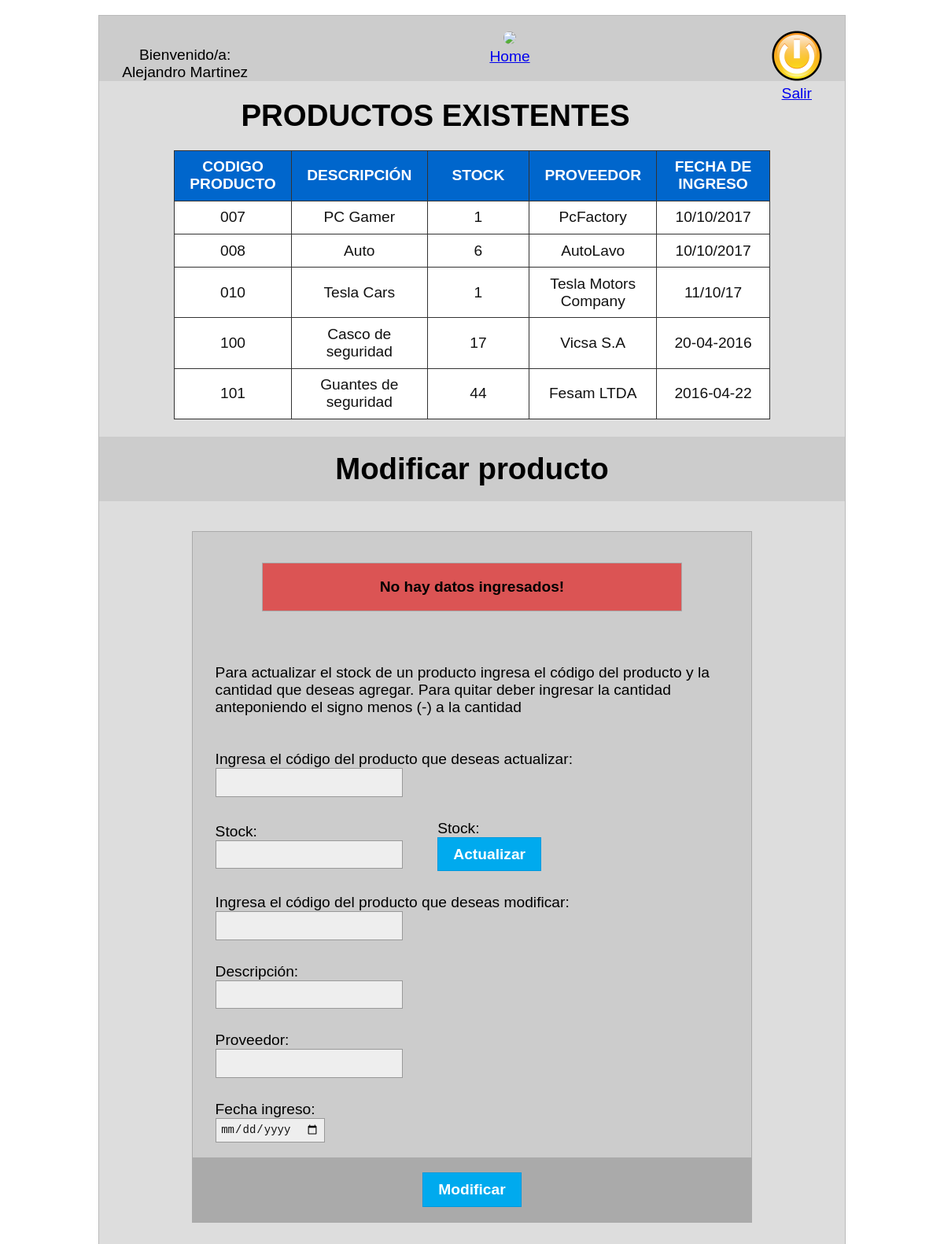
/mod_producto.php?status=10 (signed in), run on the app's committed database.
### tables this page shows
CREATE TABLE `productos` (
  `cod_producto` varchar(20) NOT NULL,
  `descripcion` varchar(50) NOT NULL,
  `stock` varchar(20) NOT NULL,
  `proveedor` varchar(50) NOT NULL,
  `fecha_ingreso` varchar(30) NOT NULL
);

### conexion.php (called while the page is built, shortened)
<?php
class PDOConnect
{
	private function checkConn($dbhost="localhost", $dbname="gestion_bodega", $dbuser="root", $dbpass="")
	{
		try{
			$this->dbPDO = new PDO('mysql:host='.$dbhost.';dbname='.$dbname, $dbuser, $dbpass);
		}catch(PDOException $e){
			print "Error!: ".$e->getMessage()."<br>";
			die();
		}
	}
}
?>

### mod_producto.php (the view, shortened to what this page needs)
<!DOCTYPE html>
<html>
<head>
	<link type="text/css" href="estilo.css" rel="stylesheet">
</head>
<body>
	<div class="contenedor">
		<div class= "encabezado">
			<div class="izq">
				<p>Bienvenido/a:<br><?php echo $_SESSION['fullname']; ?></p>
			</div>
			<div class="centro">
				<?php
				if ($_SESSION['cargo']=='Admin') {
					echo "<a href=principalAdmin.php><center><img src='imagenes/home.png'><br>Home<center></a>";
				}else {
					echo "<a href=principalBodega.php><img src='imagenes/home.png'><br>Home</a>";
				}
				?>
			</div>
			<div class="derecha">
				<a href="salir.php?sal=si"><img src="imagenes/cerrar.png"><br>Salir</a>
			</div>
		</div>
		<br><h1 align="center">PRODUCTOS EXISTENTES</h1><br>
		<?php
		$dbPDOClass = new PDOConnect();
		$stmt = $dbPDOClass->dbPDO->prepare("SELECT * FROM productos");
		$stmt->execute();
		$dbresult = $stmt->fetchAll();
		echo "<table  width='80%' align='center'><tr>";
		echo "<th width='10%'>CODIGO PRODUCTO</th>";
		echo "<th width='20%'>DESCRIPCIÓN</th>";
		echo "<th width='10%'>STOCK</th>";
		echo "<th width='20%'>PROVEEDOR</th>";
		echo "<th width='20%'>FECHA DE INGRESO</th>";
		echo  "</tr>";
		foreach($dbresult as $result){
			echo "<tr>";
			echo '<td width=10%>'.$result['cod_producto'].'</td>';
			echo '<td width=20%>'.$result['descripcion'].'</td>';
			echo '<td width=20%>'. $result['stock'].'</td>';
			echo '<td width=20%>'.$result['proveedor'].'</td>';
			echo '<td width=20%>'.$result['fecha_ingreso'].'</td>';
			echo "</tr>";
		}
		echo "</table></br>";
		?>
		<div class="encabezado">
			<h1>Modificar producto</h1>
		</div>
		<div class="formulario">
			<?php
			if ($_GET['status']) {
				$color = "#E12222B3";
				switch ($_GET['status']) {
					case '10':
					$msg = "No hay datos ingresados!";
					break;
				}
				echo '<div style="margin-top: 2px;margin-bottom: 2px;">';
				echo '<div class="formulario" style="background-color: '.$color.';">';
				echo '<p style="text-align: center;text-align-last: ;font-weight: bolder;font-size-adjust: inherit;margin-bottom: 1em;">'.$msg.'</p>';
				echo '</div>';
				echo '</div>';
			}
			?>
			<form name="actualizar" method="post" action="gestion_productos.php?modo=modificar&mod=stock" enctype="application/x-www-form-urlencoded">
				<div class="campo">
					<p>Para actualizar el stock de un producto ingresa el código del producto y la cantidad que deseas agregar. Para quitar deber ingresar la cantidad anteponiendo el signo menos (-) a la cantidad</p><br><br>
					<label name="Seleccionar">Ingresa el código del producto que deseas actualizar:</label>
					<input name='codigo' type="text" required>
				</div>
				<div class="campo">
					<div class="en-linea izquierdo">
						<label for="descrip">Stock:</label>
						<input type="number" name="stock" required/>
					</div>
					<div class="en-linea">
						<label for="apellido">Stock:</label>
						<input type="submit" name="actualiza" value="Actualizar" required/>
					</div>
				</div>
			</form>
			<form name="modificar" method="post" action="gestion_productos.php?modo=modificar&mod=producto" enctype="application/x-www-form-urlencoded">
				<div class="campo">
					<label name="Seleccionar">Ingresa el código del producto que deseas modificar:</label>
					<input name='codigo' type="text" required>
				</div>
				<div class="campo">
					<label for="descrip">Descripción:</label>
					<input type="text" name="descripcion" required/>
				</div>
				<div class="campo">
					<label for="cargo">Proveedor:</label>
					<input type="text" name="proveedor" required/>
				</div>
				<div class="campo">
					<label for="cargo">Fecha ingreso:</label>
					<input type="date" name="fecha" required/>
				</div>
				<div class="botones">
					<input type="submit" name="modificar" value="Modificar"/>
				</div>
			</form>
		</div>
	</div>
</body>
</html>

### estilo.css (style rules this page uses)
body { font-family: Verdana, Sans-serif; font-size: 1.2em; }
.contenedor { background-color: #DDDDDD; border: 1px solid #BBBBBB; margin: 1em auto; width: 80%; }
h1 { margin: 0; padding: 0; }
p { margin: 1em 0 0; }
.encabezado { background-color: #CCCCCC; margin: 0; padding: 1em 1.5em; text-align: center; }
.encabezado .derecha { float: right; }
.encabezado .centro { display: inline-block; }
.encabezado .izq { float: left; }
.formulario { background-color: #CCCCCC; border: 1px solid #AAAAAA; margin: 2em auto; width: 75%; }
.campo { margin: 0.5em 1.5em; padding: 0.5em 0; }
.campo label { display: block; }
.campo .en-linea { display: inline-block; }
.campo .en-linea.izquierdo { margin-right: 2em; }
.botones { text-align: center; }
.formulario .botones { background-color: #AAAAAA; margin: 0; padding: 1em 1.5em; }
button, input[type=submit] { background-color: #00AAEE; border: 1px solid #0099DD; color: #FFFFFF; font-size: 1em; font-weight: bold; padding: 0.5em 1em; }
input[type=text], input[type=email], input[type=password], input[type=number], input[type=date] { background-color: #EEEEEE; border: 1px solid #999999; color: #111111; font-size: 0.9em; padding: 0.4em; }
table { text-align: center; }
table th { background-color: #0066CC; color: #FFFFFF; padding: 0.5em 1em; width: 19%; }
table td { background-color: #FFFFFF; color: #111111; padding: 0.5em 1em; }
table, tr, th, td { border: 1px solid #333333; border-collapse: collapse; }
img { border:1px; border-radius:15px; }

### data on the page
productos: cod_producto "007", descripcion "PC Gamer", stock "1", proveedor "PcFactory", fecha_ingreso "10/10/2017"
productos: cod_producto "008", descripcion "Auto", stock "6", proveedor "AutoLavo", fecha_ingreso "10/10/2017"
productos: cod_producto "010", descripcion "Tesla Cars", stock "1", proveedor "Tesla Motors Company", fecha_ingreso "11/10/17"
productos: cod_producto "100", descripcion "Casco de seguridad", stock "17", proveedor "Vicsa S.A", fecha_ingreso "20-04-2016"
productos: cod_producto "101", descripcion "Guantes de seguridad", stock "44", proveedor "Fesam LTDA", fecha_ingreso "2016-04-22"

### other printed values
$_SESSION['fullname'] "Alejandro Martinez"
$msg "No hay datos ingresados!"
